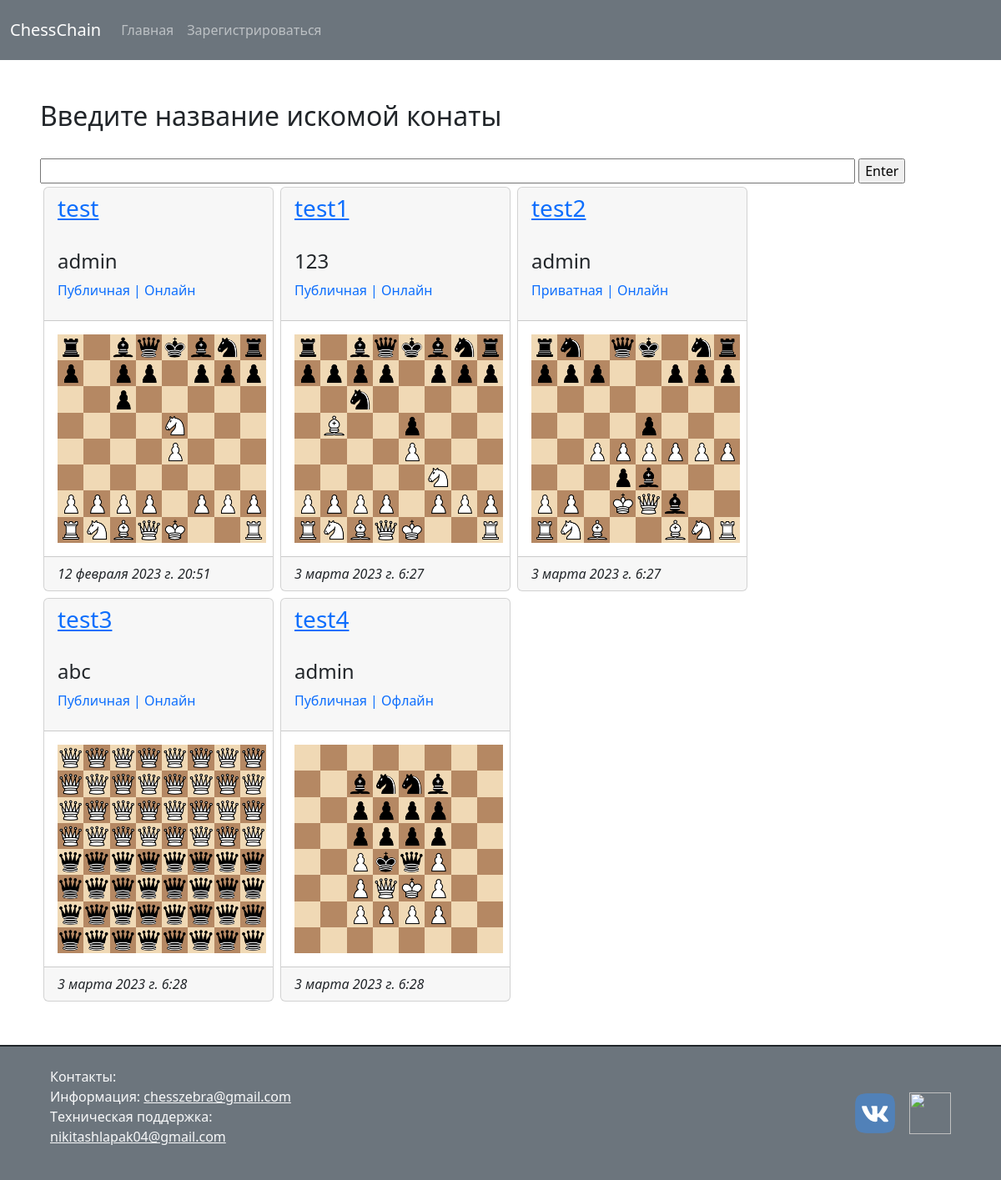
Page /chat/ on the committed database.
### chat/models.py (models this page shows, shortened)
class BoardRoom(models.Model):
    name = models.CharField(max_length=100, verbose_name='Название')
    main_position = models.CharField(max_length=100, verbose_name='Позиция', default='rnbqkbnr/pppppppp/8/8/8/8/PPPPPPPP/RNBQKBNR')
    class Types(models.TextChoices):
        PUBLIC = 'Публичная', 'Присоединиться может кто угодно'
        PRIVATE = 'Приватная', 'Для присоединения необходимо разрешение администратора'
    type = models.TextField(choices=Types.choices, verbose_name='Тип', default=Types.PUBLIC)
    class Statuses(models.TextChoices):
        ONLINE = 'Онлайн', 'Один или несколько администраторов в сети'
        OFFLINE = 'Офлайн', 'В сети нет ни одного администратора'
    status = models.TextField(choices=Statuses.choices, verbose_name='Статус', default=Statuses.ONLINE)
    admin = models.ForeignKey(CustomUser, verbose_name='Администратор', on_delete=models.CASCADE)
    creation_time = models.DateTimeField('Дата создания', auto_now_add=True)
    class Meta:
        verbose_name = 'Комната'
        verbose_name_plural = 'Комнаты'

class CustomUser(AbstractUser):
    username = models.CharField(max_length=50, verbose_name='Имя пользователя', unique=True, error_messages={'unique': "Пользователь с таким именем уже "
                                                        "зарегистрирован"})
    password = models.CharField(max_length=255, verbose_name='Пароль')
    email = models.EmailField(unique=True, verbose_name='Почта',
                              error_messages={'unique': "Пользователь с таким адресом электронной почты уже "
                                                        "зарегистрирован"})
    registration_time = models.DateTimeField('Дата регистрации', auto_now_add=True)

### chat/views.py (the view)
# urls.py: path("", views.index, name="index"),
def index(request):
    board = [str(a) + str(b) for a in reversed(range(1, 9)) for b in range(1, 9)]
    rooms = BoardRoom.objects.all()
    data = {
        'rooms':rooms,
        'board':board
    }
    return render(request, "chat/index.html",context=data)

### chat/templates/chat/index.html (shortened to what this page needs)
{% extends 'base.html' %}
{% load static %}
{% block content %}
<div class="m-5">
<h2>
    Введите название искомой конаты</h2><br>
    <input id="room-name-input" type="text" size="100">
    <input id="room-name-submit" type="button" value="Enter">
<div class="d-flex flex-wrap">
    {% for room in rooms %}
    <div class="card w-25 m-1">
        <div class="card-header">
            <h3><a href="{% url 'board' room.name %}">{{ room.name }}</a></h3><br>
            <h4>{{ room.admin.username }}</h4>
            <p class="text-primary"> {{ room.type }} | {{ room.status }}</p>
        </div>
        <div class="card-body">
             <div class="d-flex align-content-stretch flex-wrap demo_chessboard" data-position="{{ room.main_position }}"
             data-name="{{ room.name }}">
             {% for sq in board %}
                <div class="sq {% cycle 'light' 'dark' 'light' 'dark' 'light' 'dark' 'light' 'dark' 'dark' 'light' 'dark' 'light' 'dark' 'light' 'dark' 'light' %}"
                     id="{{ sq }}_{{ room.name }}">
                </div>
             {% endfor %}
             </div>
        </div>
        <div class="card-footer">
            <i class="text text-end">{{ room.creation_time }}</i>
        </div>
    </div>
    {% endfor %}
</div>
</div>
{% endblock %}

### chat/templates/base.html (shortened to what this page needs)
{% load static %}
<!DOCTYPE html>
<html lang="ru">
<head>
    <link href="https://cdn.jsdelivr.net/npm/bootstrap@5.2.0/dist/css/bootstrap.min.css" rel="stylesheet">
    <link rel="stylesheet" href="{% static 'competition/css/style.css' %}">
</head>
<body>
    {% include 'navbar.html' %}
    {% block content %} {% endblock %}
    {% include 'footer.html' %}
</body>
</html>

### chat/templates/navbar.html (shortened to what this page needs)
{% load static %}
<nav class="navbar navbar-expand-lg navbar-dark bg-secondary py-3">
      <div class="container-fluid">
        <a class="navbar-brand" href="{% url 'index' %}">ChessChain</a>
        <div class="collapse navbar-collapse" id="navbarNavAltMarkup">
          <div class="navbar-nav">
            <a class="nav-link " aria-current="page" href="{% url 'index' %}">Главная</a>
              {% if request.user.is_authenticated %}
            <a class="nav-link " href="#">Личный кабинет | {{ request.user.username }}.</a>
            <a role="button" class="nav-link" data-bs-toggle="modal" data-bs-target="#logoutModal">
              Выйти
            </a>
              {% else %}
            <a class="nav-link " href="#">Зарегистрироваться</a>
              {% endif %}
          </div>
        </div>
      </div>
    </nav>

### chat/templates/footer.html
    {% load static %}
     <div class="container-fluid bg-secondary border-top border-dark border-2 mt-4">
      <footer class="d-flex flex-wrap justify-content-between align-items-center pb-4 px-5 mt-4 ">
        <div class="col-md-4 d-flex align-items-center">
          <span class="mb-3 mb-md-0 text-light"><p>Контакты: <br>Информация: <a class="decoration-none text-light">chesszebra@gmail.com</a> <br>
              Tехническая поддержка: <a class="decoration-none text-light">nikitashlapak04@gmail.com</a></p></span>
        </div>
        <ul class="nav col-md-4 justify-content-end list-unstyled d-flex">
          <li class="ms-3"><a target="_blank" href="https://vk.com/zebra_fu"><img class="bi" width="50" height="50" src="{% static 'competition\images\logos\vk.svg' %}"></img></a></li>
          <li class="ms-3"><a target="_blank" href="#"><img class="bi" width="50" height="50" src="{% static 'competition\images\logos\telegram.svg' %}"></img></a></li>
        </ul>
      </footer>
    </div>

### chat/templates/chat/index.html (style rules this page uses)
.light { background: #f0d9b5; }
.dark { background: #b58863; }
.sq { width:12.5%;height:12.5% }
.demo_chessboard { width:250px;height:250px; }

### rows in the picture
BoardRoom: name "test", admin.username "admin", type "Публичная", status "Онлайн", creation_time "12 февраля 2023 г. 20:51"
BoardRoom: name "test1", admin.username "123", type "Публичная", status "Онлайн", creation_time "3 марта 2023 г. 6:27"
BoardRoom: name "test2", admin.username "admin", type "Приватная", status "Онлайн", creation_time "3 марта 2023 г. 6:27"
BoardRoom: name "test3", admin.username "abc", type "Публичная", status "Онлайн", creation_time "3 марта 2023 г. 6:28"
BoardRoom: name "test4", admin.username "admin", type "Публичная", status "Офлайн", creation_time "3 марта 2023 г. 6:28"
